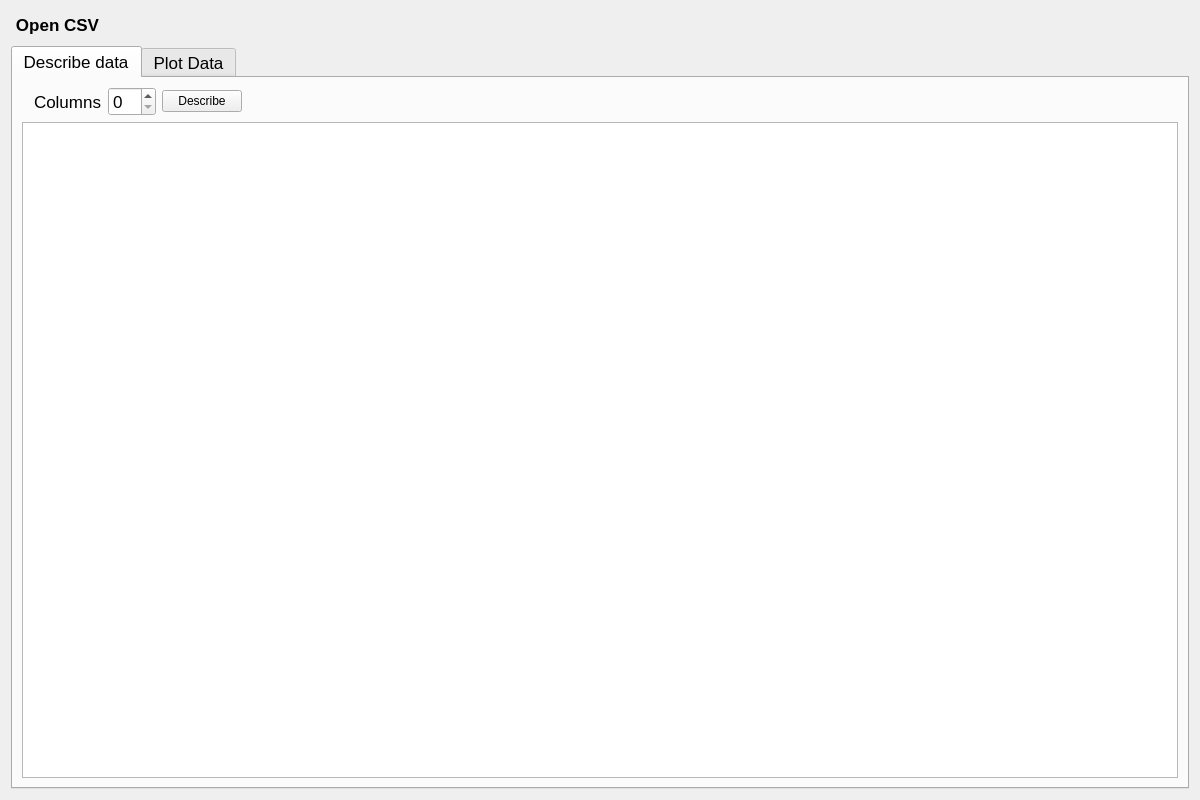
<?xml version="1.0" encoding="UTF-8"?>
<ui version="4.0">
 <class>Form</class>
 <widget class="QWidget" name="Form">
  <property name="geometry">
   <rect>
    <x>0</x>
    <y>0</y>
    <width>1200</width>
    <height>800</height>
   </rect>
  </property>
  <property name="windowTitle">
   <string>Form</string>
  </property>
  <property name="styleSheet">
   <string notr="true"/>
  </property>
  <layout class="QHBoxLayout" name="horizontalLayout">
   <item>
    <layout class="QGridLayout" name="gridLayout">
     <item row="0" column="0" rowspan="2">
      <widget class="QPushButton" name="ButtonOpen">
       <property name="sizePolicy">
        <sizepolicy hsizetype="Minimum" vsizetype="Fixed">
         <horstretch>0</horstretch>
         <verstretch>0</verstretch>
        </sizepolicy>
       </property>
       <property name="minimumSize">
        <size>
         <width>54</width>
         <height>26</height>
        </size>
       </property>
       <property name="font">
        <font>
         <pointsize>13</pointsize>
         <bold>true</bold>
        </font>
       </property>
       <property name="styleSheet">
        <string notr="true">
selection-background-color: rgb(255, 68, 21);
border-color: rgb(255, 97, 100);</string>
       </property>
       <property name="text">
        <string>Open CSV</string>
       </property>
       <property name="icon">
        <iconset>
         <normaloff>../../../youtube AI creative/indexezd.png</normaloff>../../../youtube AI creative/indexezd.png</iconset>
       </property>
       <property name="iconSize">
        <size>
         <width>50</width>
         <height>14</height>
        </size>
       </property>
       <property name="checkable">
        <bool>false</bool>
       </property>
       <property name="autoRepeat">
        <bool>false</bool>
       </property>
       <property name="default">
        <bool>true</bool>
       </property>
       <property name="flat">
        <bool>true</bool>
       </property>
      </widget>
     </item>
     <item row="1" column="1">
      <widget class="Line" name="line">
       <property name="orientation">
        <enum>Qt::Horizontal</enum>
       </property>
      </widget>
     </item>
     <item row="0" column="2">
      <spacer name="horizontalSpacer">
       <property name="orientation">
        <enum>Qt::Horizontal</enum>
       </property>
       <property name="sizeHint" stdset="0">
        <size>
         <width>40</width>
         <height>20</height>
        </size>
       </property>
      </spacer>
     </item>
     <item row="2" column="0" colspan="3">
      <widget class="QTabWidget" name="tabWidget">
       <property name="font">
        <font>
         <pointsize>13</pointsize>
        </font>
       </property>
       <property name="currentIndex">
        <number>0</number>
       </property>
       <widget class="QWidget" name="tab">
        <attribute name="title">
         <string>Describe data</string>
        </attribute>
        <layout class="QGridLayout" name="gridLayout_2">
         <item row="0" column="3">
          <widget class="QSpinBox" name="spinBox"/>
         </item>
         <item row="1" column="0" colspan="6">
          <widget class="QTableWidget" name="tableWidget"/>
         </item>
         <item row="0" column="5">
          <spacer name="horizontalSpacer_2">
           <property name="orientation">
            <enum>Qt::Horizontal</enum>
           </property>
           <property name="sizeHint" stdset="0">
            <size>
             <width>40</width>
             <height>20</height>
            </size>
           </property>
          </spacer>
         </item>
         <item row="0" column="4">
          <widget class="QPushButton" name="BtnDescribe">
           <property name="font">
            <font>
             <pointsize>9</pointsize>
            </font>
           </property>
           <property name="text">
            <string>Describe</string>
           </property>
          </widget>
         </item>
         <item row="0" column="2">
          <widget class="QLabel" name="label">
           <property name="text">
            <string>Columns</string>
           </property>
          </widget>
         </item>
        </layout>
       </widget>
       <widget class="QWidget" name="tab_2">
        <attribute name="title">
         <string>Plot Data</string>
        </attribute>
        <layout class="QGridLayout" name="gridLayout_3">
         <item row="1" column="0" colspan="2">
          <widget class="QFrame" name="frame">
           <property name="frameShape">
            <enum>QFrame::StyledPanel</enum>
           </property>
           <property name="frameShadow">
            <enum>QFrame::Raised</enum>
           </property>
          </widget>
         </item>
         <item row="0" column="0">
          <widget class="QComboBox" name="comboBox"/>
         </item>
         <item row="0" column="2">
          <widget class="QComboBox" name="comboBox_3"/>
         </item>
         <item row="0" column="3">
          <widget class="QPushButton" name="pushButton">
           <property name="font">
            <font>
             <pointsize>11</pointsize>
            </font>
           </property>
           <property name="text">
            <string>Plot</string>
           </property>
          </widget>
         </item>
         <item row="0" column="1">
          <widget class="QComboBox" name="comboBox_2"/>
         </item>
         <item row="0" column="4">
          <spacer name="horizontalSpacer_3">
           <property name="orientation">
            <enum>Qt::Horizontal</enum>
           </property>
           <property name="sizeHint" stdset="0">
            <size>
             <width>40</width>
             <height>20</height>
            </size>
           </property>
          </spacer>
         </item>
        </layout>
       </widget>
      </widget>
     </item>
    </layout>
   </item>
  </layout>
 </widget>
 <resources/>
 <connections/>
</ui>
